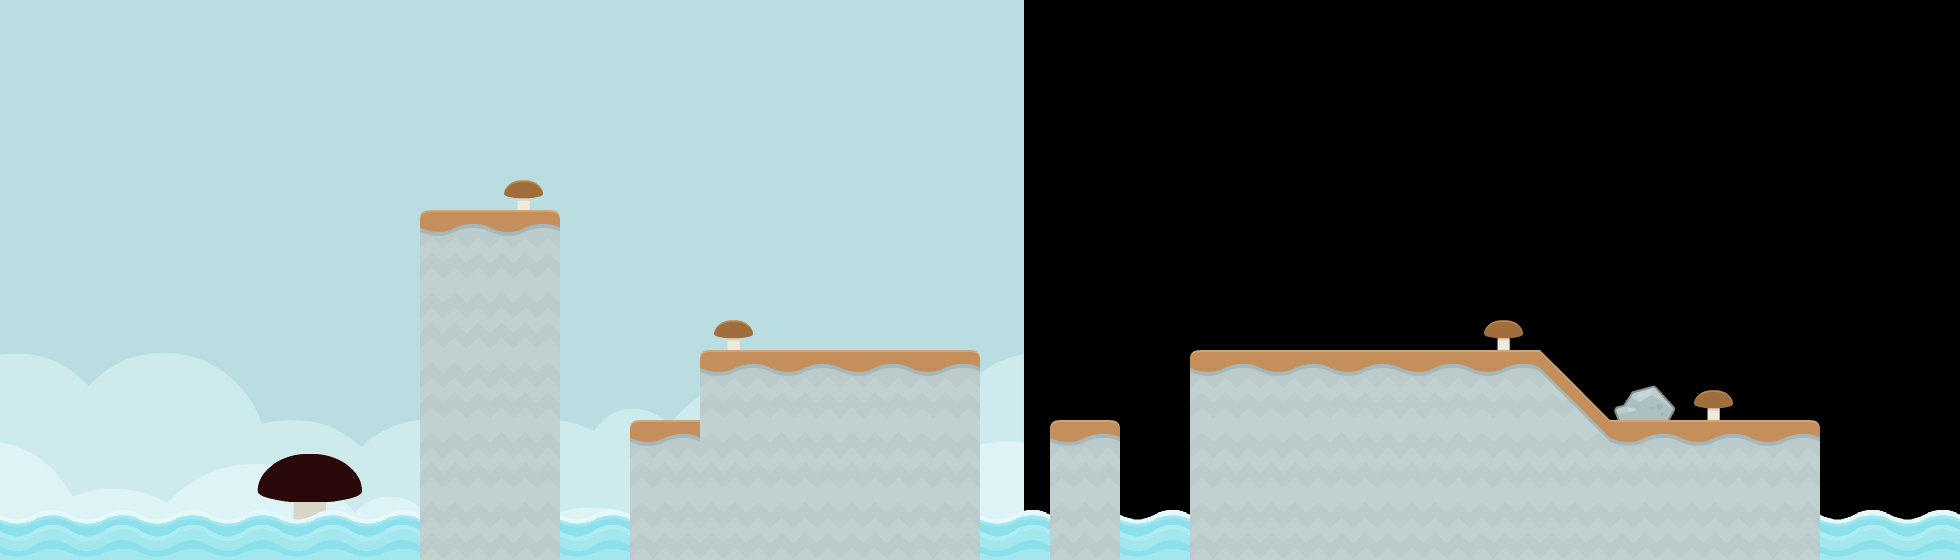

Tiled map render using the project's own tile images. Description and the map definition, with tile-layer contents summarised, below:
An orthogonal 28x8 tile map with 70x70 px tiles, 3 tile layers (tiles_background, tiles_terrain, tiles_foreground), 2 image layers and 13 objects (6x DIRT, 4x clickable, start, target, effect_clouds).

<map version="1.0" orientation="orthogonal" renderorder="right-down" width="28" height="8" tilewidth="70" tileheight="70" nextobjectid="152">
 <properties>
  <property name="blocks" value="wood_square_small_triangle_left,wood_square_small_triangle_left" />
  <property name="music" value="subdued_theme" />
 </properties>
 <tileset firstgid="1" name="tiles" tilewidth="70" tileheight="70" spacing="4" margin="2" tilecount="117">
  <image source="../../graphics/tiles.png" width="962" height="666" />
  <tile id="114">
   <animation>
    <frame tileid="114" duration="100" />
    <frame tileid="115" duration="100" />
    <frame tileid="116" duration="100" />
    <frame tileid="115" duration="100" />
   </animation>
  </tile>
 </tileset>
 <imagelayer name="background_b" x="1024" y="-300">
  <image source="../../graphics/backgrounds/colored_shroom.png" />
 </imagelayer>
 <imagelayer name="background_a" y="-301">
  <image source="../../graphics/backgrounds/colored_shroom.png" />
 </imagelayer>
 <layer name="tiles_background" width="30" height="8">
  <data>[240 cells, 12 non-empty, 1 distinct tile ids]</data>
 </layer>
 <layer name="tiles_terrain" width="30" height="8">
  <data>[240 cells, 50 non-empty, 7 distinct tile ids]</data>
 </layer>
 <layer name="tiles_foreground" width="30" height="8">
  <data>[240 cells, 5 non-empty, 2 distinct tile ids]</data>
 </layer>
 <objectgroup name="terrain">
  <object id="142" type="DIRT" x="1190" y="350">
   <polygon points="0,0 350,0 420,70 420,210 0,210" />
  </object>
  <object id="143" type="DIRT" x="1610" y="420">
   <polygon points="0,0 210,0 210,140 0,140" />
  </object>
  <object id="144" type="DIRT" x="420" y="210">
   <polygon points="0,0 140,0 140,350 0,350" />
  </object>
  <object id="145" type="DIRT" x="630" y="420">
   <polygon points="0,0 350,0 350,140 0,140" />
  </object>
  <object id="146" type="DIRT" x="700" y="350">
   <polygon points="0,0 280,0 280,70 0,70" />
  </object>
  <object id="147" type="DIRT" x="1050" y="420">
   <polygon points="0,0 70,0 70,140 0,140" />
  </object>
 </objectgroup>
 <objectgroup name="entities">
  <properties>
   <property name="blocks" value="wood_square_small_triangle_left,stone_square_small_triangle_left,stone_square" />
   <property name="music" value="happy_level" />
  </properties>
  <object id="4" name="start" type="start" x="840" y="280" width="70" height="70" />
  <object id="5" name="target" type="target" x="1330" y="280" width="70" height="70" />
  <object id="148" type="clickable" x="1697.5" y="385" width="35" height="35">
   <properties>
    <property name="effect" value="mushroom_brown" />
   </properties>
  </object>
  <object id="149" type="clickable" x="1487.5" y="315" width="35" height="35">
   <properties>
    <property name="effect" value="mushroom_brown" />
   </properties>
  </object>
  <object id="150" type="clickable" x="717.5" y="315" width="35" height="35">
   <properties>
    <property name="effect" value="mushroom_brown" />
   </properties>
  </object>
  <object id="151" type="clickable" x="507.5" y="175" width="35" height="35">
   <properties>
    <property name="effect" value="mushroom_brown" />
   </properties>
  </object>
 </objectgroup>
 <objectgroup name="background_effects">
  <object id="11" type="effect_clouds" x="350" y="0" width="1540" height="140" />
 </objectgroup>
 <objectgroup name="foreground_effects" />
 <objectgroup name="npc" />
</map>
